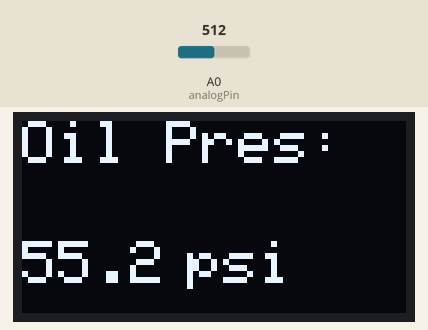
This sketch was run on a simulated Arduino Uno, built with avr-gcc and run on an emulated ATmega328P. Parts: 128×64 one-colour display. The test bench sets the inputs (shaded band); at power-on: A0 (analogPin) = 512. The display library's start-up logo is not drawn.

Above: at 1.5 s.
1.6 s: A0 (analogPin) set to 716
At 2.2 s:
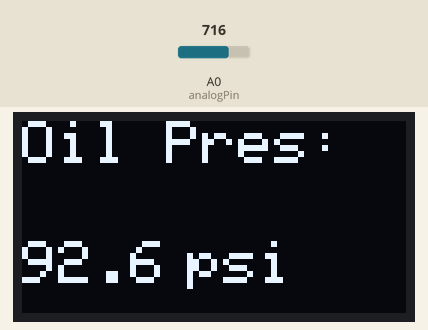
3.2 s: A0 (analogPin) set to 900
At 4.5 s:
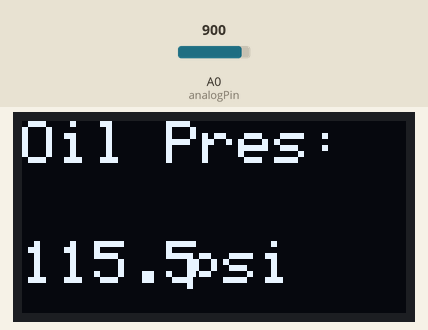
4.8 s: A0 (analogPin) set to 1023
At 6.0 s:
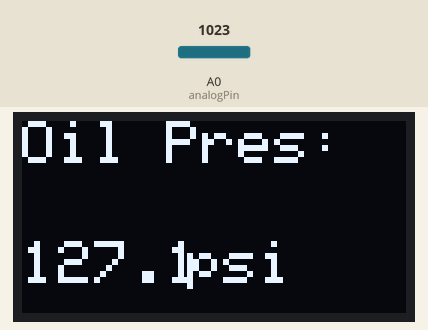
Timing chart, 0 to 7.8 s (numbered marks = the images above; inputs shaded):
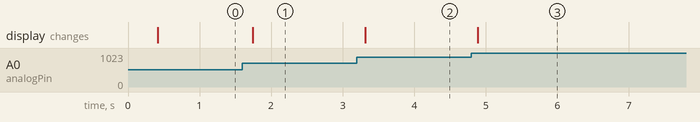

The sketch:

Voltage_Divider_OLED.ino
```cpp
// This sketch finds the resistance of an unknown resistor based on the principles of a voltage divider circuit.
// The intent is to display oil pressure using a 35-244 ohm, 0-100 psi 2-terminal sender.
// Vout = Vin * R2 / (R1 + R2 )
// R2 = Vout * R1 / (Vin – Vout)
// After completing the calculation, it displays to a 128x64 OLED display.
// 06/27/22 - Code works but is a matter of whether the output is accurate.  Need to test with a pressure source.
#include <SPI.h>
#include <Wire.h>
#include <Adafruit_GFX.h>
#include <Adafruit_SSD1306.h>
#define SCREEN_WIDTH 128 // OLED display width, in pixels
#define SCREEN_HEIGHT 64 // OLED display height, in pixels
// Declaration for an SSD1306 display connected to I2C (SDA, SCL pins)
// The pins for I2C are defined by the Wire-library.
// On an arduino UNO:       A4(SDA), A5(SCL)
#define OLED_RESET     -1 // Reset pin # (or -1 if sharing Arduino reset pin)
#define SCREEN_ADDRESS 0x3C ///< See datasheet for Address; 0x3D for 128x64, 0x3C for 128x32
Adafruit_SSD1306 display(SCREEN_WIDTH, SCREEN_HEIGHT, &Wire, OLED_RESET);

int analogPin = 0;
int a2dpin_input = 0;
int Vin = 5;  //voltage at 5v pin of arduino
float Vout = 0; //voltage at A0 pin of arduino
float R1 = 98;
float R2 = 0;
float buffer = 0;
float OilPres = 0;

void setup() {
  Serial.begin(9600);
  // SSD1306_SWITCHCAPVCC = generate display voltage from 3.3V internally
  if(!display.begin(SSD1306_SWITCHCAPVCC, SCREEN_ADDRESS)) {
    Serial.println(F("SSD1306 allocation failed"));
    for(;;); // Don't proceed, loop forever
}

// You MUST call display() after drawing commands to make them visible on screen!
  display.display();
  delay(250); // Pause for 2 seconds

  // Clear the buffer
  display.clearDisplay();
  display.display();
}
void loop() {
  a2dpin_input = analogRead(analogPin); // stores analog input as a digital value
  if(a2dpin_input){
    buffer = a2dpin_input * Vin;
    Vout = (buffer)/1024.0; //The Arduino Uno ADC is of 10-bit resolution (so the integer values from 0 - 2^10 = 1024 values). This means that it will map input voltages between 0 and 5 volts into integer values between 0 and 1023. So if we multiply input anlogValue to (buffer/1024), then we get the digital value of input voltage.
    //buffer =  Vout/(Vin-Vout); // original code had incorretly: (Vin/Vout) - 1;
    buffer = (Vin/Vout) - 1;
    R2 = R1 * buffer;
    OilPres = (0.0015 * (R2 * R2)) - (0.8815 * R2) + 127.14;

//    Serial.print("a2dpin_input: ");
//    Serial.println(a2dpin_input);
//    Serial.print("buffer: ");
//    Serial.println(buffer);
//    Serial.print("Vout: ");
//    Serial.println(Vout);
//    Serial.print("R2: ");
//    Serial.println(R2);
//    Serial.print("Oil Pressure: ");
//    Serial.println(OilPres,1);

    delay(50);

  }

  display.clearDisplay();  // Clear display buffer
  display.setTextSize(2); //Normal 1:1 pixel scale; 2 = 2pixel height
  display.setTextColor(SSD1306_WHITE); // Draw white text
  display.setCursor(0,0); // start at top left corner
  display.cp437(true);  // use full 256 char 'code page 437' font
  display.write("Oil Pres: ");
  display.setCursor(0,40); // start at top left corner
  display.println(OilPres,1);
  display.setTextSize(2);
  display.setCursor(55,40); // start at top left corner
  display.print("psi");
  display.display();

}
```

Measured:
- after the input at 1.6 s, the display: changes after 0.15 s (image 1)
- after the input at 3.2 s, the display: changes after 0.12 s (image 2)
- after the input at 4.8 s, the display: changes after 0.09 s (image 3)
